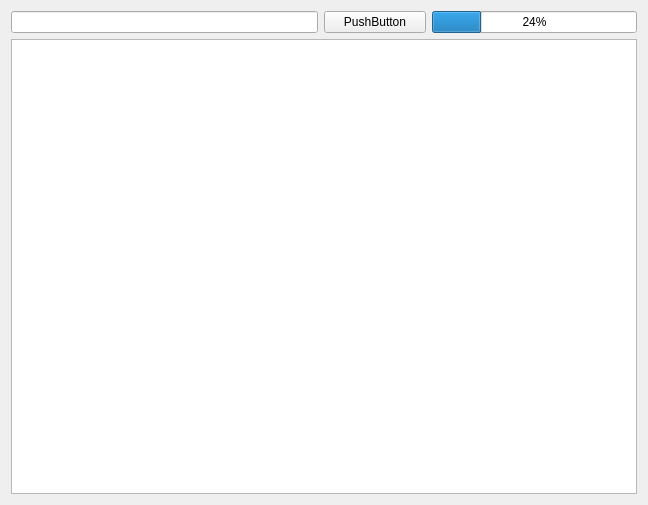
<?xml version="1.0" encoding="UTF-8"?>
<ui version="4.0">
 <class>HttpDemo</class>
 <widget class="QWidget" name="HttpDemo">
  <property name="geometry">
   <rect>
    <x>0</x>
    <y>0</y>
    <width>648</width>
    <height>505</height>
   </rect>
  </property>
  <property name="windowTitle">
   <string>Form</string>
  </property>
  <layout class="QVBoxLayout" name="verticalLayout">
   <item>
    <layout class="QHBoxLayout" name="horizontalLayout" stretch="3,1,2">
     <item>
      <widget class="QLineEdit" name="urlEdit"/>
     </item>
     <item>
      <widget class="QPushButton" name="requestButton">
       <property name="text">
        <string>PushButton</string>
       </property>
      </widget>
     </item>
     <item>
      <widget class="QProgressBar" name="requestBar">
       <property name="value">
        <number>24</number>
       </property>
      </widget>
     </item>
    </layout>
   </item>
   <item>
    <widget class="QTextBrowser" name="textBrowser"/>
   </item>
  </layout>
 </widget>
 <resources/>
 <connections/>
</ui>
